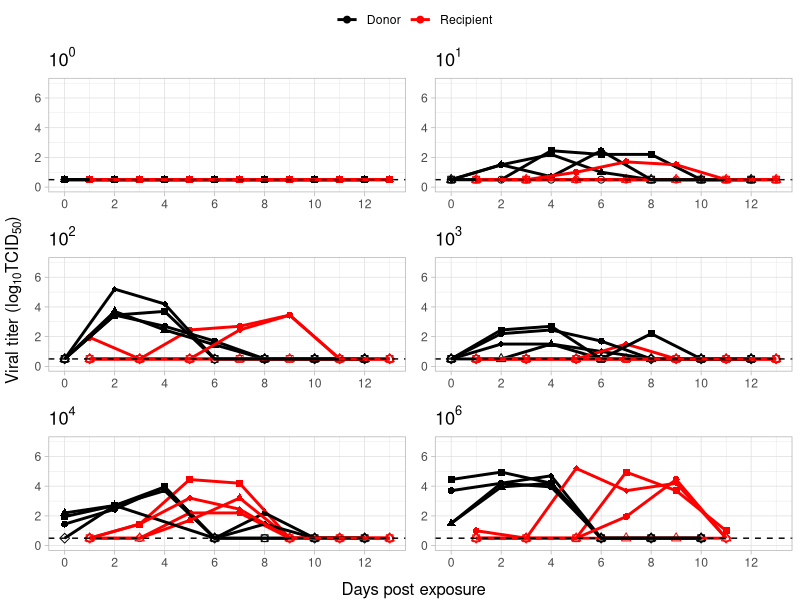

This chart was generated by the following R code:
library(tidyverse)
library(ggpubr)

ferrets <- read_csv("H3N2_raw_titer_data.csv", col_names = T, show_col_types = F)
colnames(ferrets) <- c("Ferret_ID", "DI_RC", "DI_RC_Pair", "Dose", "dpi", "nw_titer", "donor_dose")

## donor and contact together

all_10.6 <- ferrets %>%
  filter(Dose == "10^6" | donor_dose == "10^6") %>%
  mutate(dpch = dpi - 1) %>%
  mutate(LOD_shape = ifelse(nw_titer <= 0.5, "below", "above")) 

all_10.6$pair_shape <- c(rep(0, nrow(all_10.6)))

for (row in 1:nrow(all_10.6)){
  id <- all_10.6[row, "Ferret_ID"]
  pair <- all_10.6[row, "DI_RC_Pair"]
  if (id == "1408" | pair == "1408"){
    all_10.6$pair_shape[row] <- "a"
  } else if (id == "2124" | pair == "2124"){
    all_10.6$pair_shape[row] <- "b"
  } else if (id == "2119" | pair == "2119"){
    all_10.6$pair_shape[row] <- "c"
  } else if (id == "2104" | pair == "2104"){
    all_10.6$pair_shape[row] <- "d"
  }
}

all_10.6$shape_combo <- paste(all_10.6$LOD_shape, "-", all_10.6$pair_shape)

all_10.4 <- ferrets %>%
  filter(Dose == "10^4" | donor_dose == "10^4") %>%
  mutate(dpch = dpi - 1) %>%
  mutate(LOD_shape = ifelse(nw_titer <= 0.5, "below", "above")) 

all_10.4$pair_shape <- c(rep(0, nrow(all_10.4)))

for (row in 1:nrow(all_10.4)){
  id <- all_10.4[row, "Ferret_ID"]
  pair <- all_10.4[row, "DI_RC_Pair"]
  if (id == "F6322" | pair == "F6322"){
    all_10.4$pair_shape[row] <- "a"
  } else if (id == "F6324" | pair == "F6324"){
    all_10.4$pair_shape[row] <- "b"
  } else if (id == "F6334" | pair == "F6334"){
    all_10.4$pair_shape[row] <- "c"
  } else if (id == "F6336" | pair == "F6336"){
    all_10.4$pair_shape[row] <- "d"
  }
}

## need to remove missing titer point for now
all_10.4 <- all_10.4[-20,]

all_10.4$shape_combo <- paste(all_10.4$LOD_shape, "-", all_10.4$pair_shape)

all_10.3 <- ferrets %>%
  filter(Dose == "10^3" | donor_dose == "10^3") %>%
  mutate(dpch = dpi - 1) %>%
  mutate(LOD_shape = ifelse(nw_titer <= 0.5, "below", "above")) 

all_10.3$pair_shape <- c(rep(0, nrow(all_10.3)))

for (row in 1:nrow(all_10.3)){
  id <- all_10.3[row, "Ferret_ID"]
  pair <- all_10.3[row, "DI_RC_Pair"]
  if (id == "7439" | pair == "7439"){
    all_10.3$pair_shape[row] <- "a"
  } else if (id == "7441" | pair == "7441"){
    all_10.3$pair_shape[row] <- "b"
  } else if (id == "7425" | pair == "7425"){
    all_10.3$pair_shape[row] <- "c"
  } else if (id == "7429" | pair == "7429"){
    all_10.3$pair_shape[row] <- "d"
  }
}

all_10.3$shape_combo <- paste(all_10.3$LOD_shape, "-", all_10.3$pair_shape)

all_10.2 <- ferrets %>%
  filter(Dose == "10^2" | donor_dose == "10^2") %>%
  mutate(dpch = dpi - 1) %>%
  mutate(LOD_shape = ifelse(nw_titer <= 0.5, "below", "above")) 

all_10.2$pair_shape <- c(rep(0, nrow(all_10.2)))

for (row in 1:nrow(all_10.2)){
  id <- all_10.2[row, "Ferret_ID"]
  pair <- all_10.2[row, "DI_RC_Pair"]
  if (id == "F6314" | pair == "F6314"){
    all_10.2$pair_shape[row] <- "a"
  } else if (id == "626" | pair == "626"){
    all_10.2$pair_shape[row] <- "b"
  } else if (id == "F6328" | pair == "F6328"){
    all_10.2$pair_shape[row] <- "c"
  } else if (id == "F6330" | pair == "F6330"){
    all_10.2$pair_shape[row] <- "d"
  }
}

all_10.2$shape_combo <- paste(all_10.2$LOD_shape, "-", all_10.2$pair_shape)

all_10.1 <- ferrets %>%
  filter(Dose == "10^1" | donor_dose == "10^1") %>%
  mutate(dpch = dpi - 1) %>%
  mutate(LOD_shape = ifelse(nw_titer <= 0.5, "below", "above")) 

all_10.1$pair_shape <- c(rep(0, nrow(all_10.1)))

for (row in 1:nrow(all_10.1)){
  id <- all_10.1[row, "Ferret_ID"]
  pair <- all_10.1[row, "DI_RC_Pair"]
  if (id == "7430" | pair == "7430"){
    all_10.1$pair_shape[row] <- "a"
  } else if (id == "7434" | pair == "7434"){
    all_10.1$pair_shape[row] <- "b"
  } else if (id == "7426" | pair == "7426"){
    all_10.1$pair_shape[row] <- "c"
  } else if (id == "7" | pair == "7"){
    all_10.1$pair_shape[row] <- "d"
  }
}

all_10.1$shape_combo <- paste(all_10.1$LOD_shape, "-", all_10.1$pair_shape)

all_10.0 <- ferrets %>%
  filter(Dose == "10^0" | donor_dose == "10^0") %>%
  mutate(dpch = dpi - 1) %>%
  mutate(LOD_shape = ifelse(nw_titer <= 0.5, "below", "above")) 

all_10.0$pair_shape <- c(rep(0, nrow(all_10.1)))

for (row in 1:nrow(all_10.1)){
  id <- all_10.0[row, "Ferret_ID"]
  pair <- all_10.0[row, "DI_RC_Pair"]
  if (id == "7442" | pair == "7442"){
    all_10.0$pair_shape[row] <- "a"
  } else if (id == "7443" | pair == "7443"){
    all_10.0$pair_shape[row] <- "b"
  } else if (id == "7422" | pair == "7422"){
    all_10.0$pair_shape[row] <- "c"
  } else if (id == "7424" | pair == "7424"){
    all_10.0$pair_shape[row] <- "d"
  }
}

all_10.0$shape_combo <- paste(all_10.0$LOD_shape, "-", all_10.0$pair_shape)

p_10.6 <- ggplot(all_10.6, aes(x=dpch, y=nw_titer, color=DI_RC, group=pair_shape)) +
  geom_point(aes(shape=shape_combo), size=2) +
  geom_line(aes(group=Ferret_ID), linewidth=1) +
  scale_color_manual(labels = c("Donor", "Recipient"), values = c("black", "red")) +
  scale_shape_manual(values=c(15, 16, 17, 18, 0, 1, 2, 5)) +
  scale_x_continuous(limits=c(0, 13), breaks = seq(0, 13, 2)) +
  scale_y_continuous(limits=c(0, 7), breaks = seq(0, 7, 2)) +
  guides(shape = "none") +
  theme_light() +
  geom_hline(yintercept = 0.5, linetype = 2) +
  labs(title = expression(10^{6}), x = NULL, y=NULL, color=NULL)

p_10.4 <- ggplot(all_10.4, aes(x=dpch, y=nw_titer, color=DI_RC)) +
  geom_point(aes(shape=shape_combo), size=2) +
  geom_line(aes(group=Ferret_ID), linewidth=1) +
  scale_color_manual(labels = c("Donor", "Recipient"), values = c("black", "red")) +
  scale_shape_manual(values=c(15, 16, 17, 18, 0, 1, 2, 5)) +
  scale_x_continuous(limits=c(0, 13), breaks = seq(0, 13, 2)) +
  scale_y_continuous(limits=c(0, 7), breaks = seq(0, 7, 2)) +
  guides(shape = "none") +
  theme(legend.position = "top") +
  theme_light() +
  geom_hline(yintercept = 0.5, linetype = 2) +
  labs(title = expression(10^{4}), x = NULL, y = NULL, color=NULL)

p_10.3 <- ggplot(all_10.3, aes(x=dpch, y=nw_titer, color=DI_RC)) +
  geom_point(aes(shape=shape_combo), size=2) +
  geom_line(aes(group=Ferret_ID), linewidth=1) +
  scale_color_manual(labels = c("Donor", "Recipient"), values = c("black", "red")) +
  scale_shape_manual(values=c(15, 16, 17, 18, 0, 1, 2, 5)) +
  scale_x_continuous(limits=c(0, 13), breaks = seq(0, 13, 2)) +
  scale_y_continuous(limits=c(0, 7), breaks = seq(0, 7, 2)) +
  guides(shape = "none") +
  theme(legend.position = "top") +
  theme_light() +
  geom_hline(yintercept = 0.5, linetype = 2) +
  labs(title = expression(10^{3}), x = NULL, y = NULL, color=NULL)

p_10.2 <- ggplot(all_10.2, aes(x=dpch, y=nw_titer, color=DI_RC)) +
  geom_point(aes(shape=shape_combo), size=2) +
  geom_line(aes(group=Ferret_ID), linewidth=1) +
  scale_color_manual(labels = c("Donor", "Recipient"), values = c("black", "red")) +
  scale_shape_manual(values=c(15, 16, 17, 18, 0, 1, 2, 5)) +
  scale_x_continuous(limits=c(0, 13), breaks = seq(0, 13, 2)) +
  scale_y_continuous(limits=c(0, 7), breaks = seq(0, 7, 2)) +
  guides(shape = "none") +
  theme(legend.position = "top") +
  theme_light() +
  geom_hline(yintercept = 0.5, linetype = 2) +
  labs(title = expression(10^{2}), x = NULL, y = NULL, color=NULL)

p_10.1 <- ggplot(all_10.1, aes(x=dpch, y=nw_titer, color=DI_RC)) +
  geom_point(aes(shape=shape_combo), size=2) +
  geom_line(aes(group=Ferret_ID), linewidth=1) +
  scale_color_manual(labels = c("Donor", "Recipient"), values = c("black", "red")) +
  scale_shape_manual(values=c(15, 16, 17, 18, 0, 1, 2, 5)) +
  scale_x_continuous(limits=c(0, 13), breaks = seq(0, 13, 2)) +
  scale_y_continuous(limits=c(0, 7), breaks = seq(0, 7, 2)) +
  guides(shape = "none") +
  theme(legend.position = "top") +
  theme_light() +
  geom_hline(yintercept = 0.5, linetype = 2) +
  labs(title = expression(10^{1}), x = NULL, y = NULL, color=NULL)

p_10.0 <- ggplot(all_10.0, aes(x=dpch, y=nw_titer, color=DI_RC)) +
  geom_point(aes(shape=shape_combo), size=2) +
  geom_line(aes(group=Ferret_ID), linewidth=1) +
  scale_color_manual(labels = c("Donor", "Recipient"), values = c("black", "red")) +
  scale_shape_manual(values=c(15, 16, 17, 18, 0, 1, 2, 5)) +
  scale_x_continuous(limits=c(0, 13), breaks = seq(0, 13, 2)) +
  scale_y_continuous(limits=c(0, 7), breaks = seq(0, 7, 2)) +
  guides(shape = "none") +
  theme(legend.position = "top") +
  theme_light() +
  geom_hline(yintercept = 0.5, linetype = 2) +
  labs(title = expression(10^{0}), x = NULL, y = NULL, color=NULL)

p_all <- ggarrange(p_10.0, p_10.1, p_10.2, p_10.3, p_10.4, p_10.6, 
                   ncol = 2, 
                   nrow = 3, 
                   common.legend = T)

annotate_figure(p_all, left = text_grob(expression(paste("Viral titer (", log[10], TCID[50], ")")), rot = 90), bottom = "Days post exposure")
